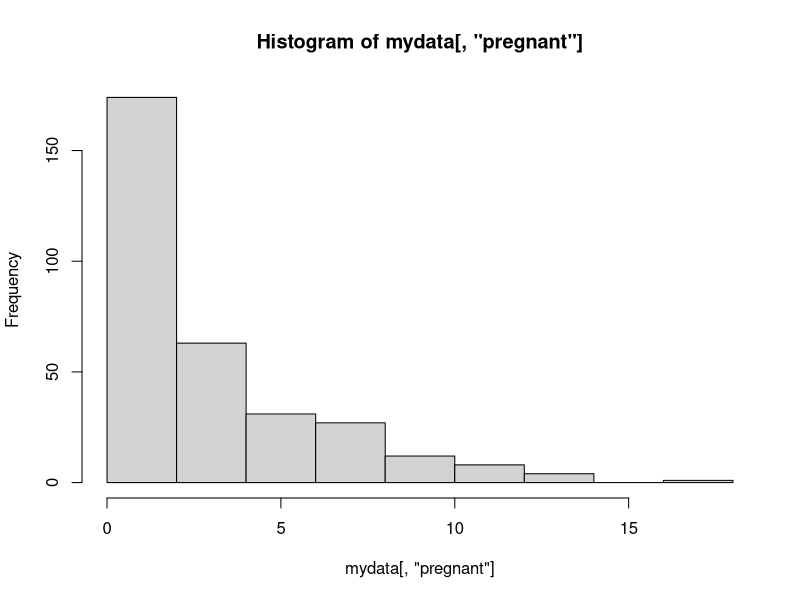
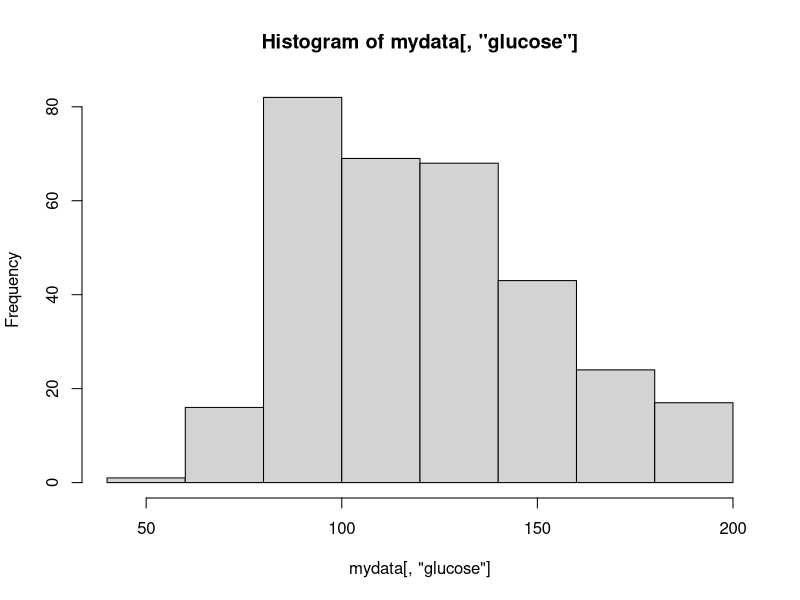
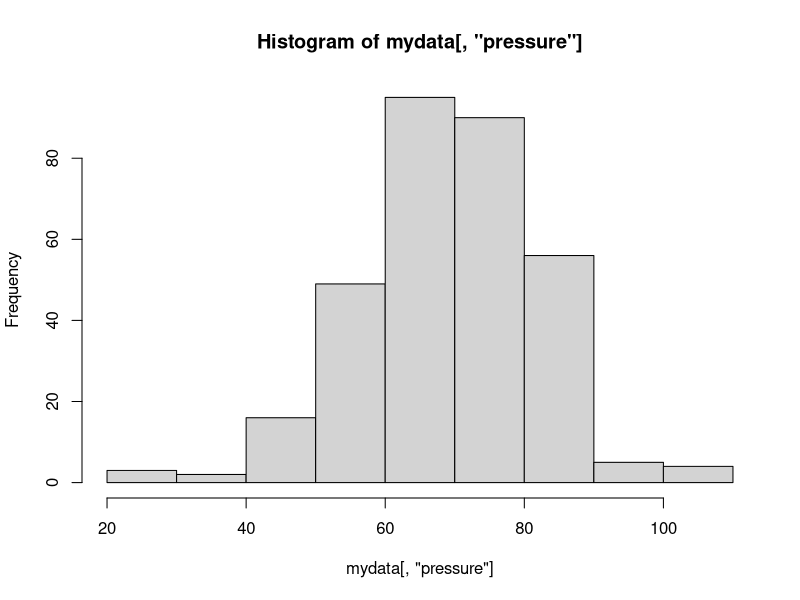
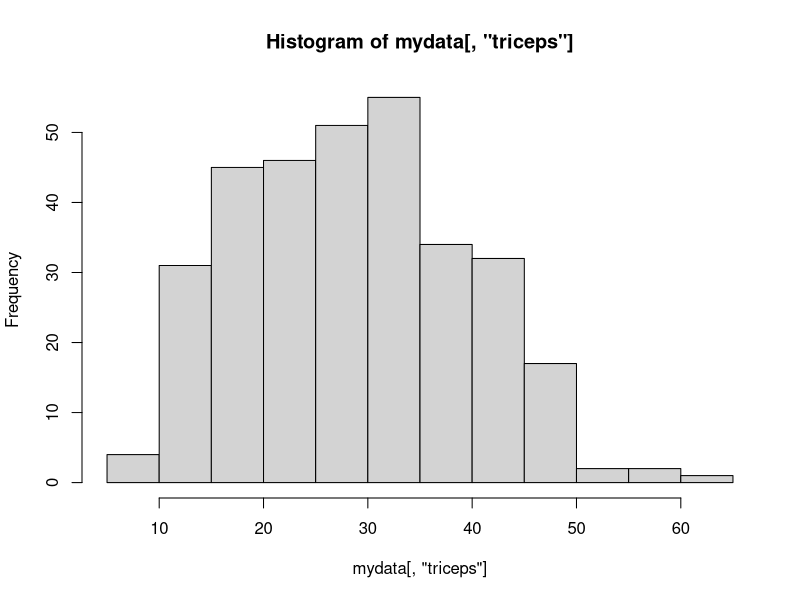

Reproduce these figures in R, in order. (Note: this script raises an error after producing the figures.)
# 10 December 2020 
# Student Name: Tom Meehan
# Student ID: 18220975

setwd("C:/Users/meeha/OneDrive/College/Statistics/Project")

library(tidyverse)
library(dplyr)
library(ggplot2)
library(car)

# Question 1 - Load the pima Indians dataset into R

data = read.csv(file = "MA6101data.csv",header = TRUE)

#Question 2 - Set the random number seed in R as your UL student number

set.seed(18220975)

#Question 3 - Extract a random sample of 320 rows

mydata = sample_n(data,320)

#Question 4 - Explore the mydata dataset

#a) Summarise each variable and provide appropriate statistics and confidence intervals

# Summarises the entire data set
summary(mydata)

# Summarises Pregnancies 
mean(mydata$pregnant)
median(mydata$pregnant)
var(mydata$pregnant)
quantile(mydata$pregnant,c(0.25,0.75))
hist(mydata[ ,"pregnant"])

#Pregnancy 95% confidence intervals

s1 <- sqrt(var(mydata[,2]))
x_bar1 <- mean(mydata[,2])
x_bar1+c(-1.96,1.96)*s1/sqrt(320)

#Summarises glucose levels
mean(mydata$glucose)
median(mydata$glucose)
var(mydata$glucose)
quantile(mydata$glucose,c(0.25,0.75))
hist(mydata[ ,"glucose"])

#Glucose 95% confidence intervals

s2 <- sqrt(var(mydata[,3]))
x_bar2 <- mean(mydata[,3])
x_bar2+c(-1.96,1.96)*s2/sqrt(320)

#Summarises blood pressure
mean(mydata$pressure)
median(mydata$pressure)
var(mydata$pressure)
quantile(mydata$pressure,c(0.25,0.75))
hist(mydata[ ,"pressure"])

#Blood Pressure 95% confidence intervals

s3 <- sqrt(var(mydata[,4]))
x_bar3 <- mean(mydata[,4])
x_bar3+c(-1.96,1.96)*s3/sqrt(320)

#Summarises triceps
mean(mydata$triceps)
median(mydata$triceps)
var(mydata$triceps)
quantile(mydata$triceps,c(0.25,0.75))
hist(mydata[ ,"triceps"])

#Triceps 95% confidence intervals

s4 <- sqrt(var(mydata[,5]))
x_bar4 <- mean(mydata[,5])
x_bar4+c(-1.96,1.96)*s5/sqrt(320)

#Summarises Insulin level
mean(mydata$insulin)
median(mydata$insulin)
var(mydata$insulin)
quantile(mydata$insulin,c(0.25,0.75))
hist(mydata[ ,"insulin"])

#Insulin 95% confidence intervals

s5 <- sqrt(var(mydata[,6]))
x_bar5 <- mean(mydata[,6])
x_bar5+c(-1.96,1.96)*s5/sqrt(320)

#Summarises BMI
mean(mydata$mass)
median(mydata$mass)
var(mydata$mass)
quantile(mydata$mass,c(0.25,0.75))
hist(mydata[ ,"mass"])

#Mass 95% confidence intervals

s6 <- sqrt(var(mydata[,7]))
x_bar6 <- mean(mydata[,7])
x_bar6+c(-1.96,1.96)*s6/sqrt(320)

#Summarises age
mean(mydata$age)
median(mydata$age)
var(mydata$age)
quantile(mydata$age,c(0.25,0.75))
hist(mydata[ ,"age"])

#Age function 95% confidence intervals

s7 <- sqrt(var(mydata[,8]))
x_bar7 <- mean(mydata[,8])
x_bar7+c(-1.96,1.96)*s7/sqrt(320)

#Summarises diabetes

# Create a function for finding the mode.
getmode <- function(v) {
  uniqv <- unique(v)
  uniqv[which.max(tabulate(match(v, uniqv)))]
}

summary(mydata$diabetes)
getmode(mydata$diabetes)


#Summarises risk
mean(mydata$Risk)
median(mydata$Risk)
var(mydata$Risk)
quantile(mydata$Risk,c(0.25,0.75))
hist(mydata[ ,"Risk"])

#Risk 95% confidence intervals

s9 <- sqrt(var(mydata[,10]))
x_bar9 <- mean(mydata[,10])
x_bar9+c(-1.96,1.96)*s9/sqrt(320)

#b) 
#Compare the distribution for people with and without diabetes for the following variables:
#glucose
#pressure
#insulin

#Comparing Glucose and diabetes

ggplot(aes(y=glucose,x = diabetes),data=mydata) + geom_boxplot()+ylab("Glucose")

#Comparing pressure and diabetes

ggplot(aes(y=pressure,x = diabetes),data=mydata) + geom_boxplot()+ylab("Pressure")

#Comparing Insulin and diabetes

ggplot(aes(y=insulin,x = diabetes),data=mydata) + geom_boxplot()+ylab("Insulin")

#C) Test the significance of the mean glucose for those with and without diabetes

# Creates data for all negative and positive results.
mydata_neg<-mydata[mydata$diabetes == "neg",]
mydata_pos<-mydata[mydata$diabetes == "pos",]

# H0 : m1 - m2 = 0, Ha : m1 - m2 != 0
t.test(mydata_neg$glucose, mydata_pos$glucose,
       alternative = c("two.sided"),
       var.equal=TRUE,
       mu = 0)

#D) Use scatter plots and correlation to predict risk score.

# Risk V Pregnancy
model1 <- lm(Risk ~pregnant,data = mydata)
summary(model1)

plot(model1)
hist(model1$residuals)


plot(mydata$Risk,mydata$pregnant)
abline(model1,col="blue")

#Predictions

predict(model1, newdata = list(pregnant = 3), interval = "prediction",level=0.95)

# Risk V Glucose
model2 <- lm(Risk ~glucose,data = mydata)
summary(model2)

plot(model2)
hist(model2$residuals)


plot(mydata$Risk,mydata$glucose)
abline(model2,col="blue")

#Predictions

predict(model2, newdata = list(glucose = 122), interval = "prediction",level=0.95)

# Risk V Pressure
model3 <- lm(Risk ~pressure,data = mydata)
summary(model3)

plot(model3)
hist(model3$residuals)


plot(mydata$Risk,mydata$pressure)
abline(model3,col="blue")

#Predictions

predict(model3, newdata = list(pressure = 71), interval = "prediction",level=0.95)

# Risk V Triceps
model4 <- lm(Risk ~triceps,data = mydata)
summary(model4)

plot(model4)
hist(model4$residuals)

plot(mydata$Risk,mydata$triceps)
abline(model1,col="blue")

#Predictions

predict(model4, newdata = list(triceps = 29), interval = "prediction",level=0.95)

# Risk V Insulin
model5 <- lm(Risk ~insulin,data = mydata)
summary(model5)

plot(model5)
hist(model5$residuals)

plot(mydata$Risk,mydata$insulin)
abline(model1,col="blue")

#Predictions

predict(model5, newdata = list(insulin = 157), interval = "prediction",level=0.95)

# Risk V mass
model6 <- lm(Risk ~mass,data = mydata)
summary(model6)

plot(model6)
hist(model6$residuals)


plot(mydata$Risk,mydata$mass)
abline(model6,col="blue")

#Predictions

predict(model6, newdata = list(mass = 33), interval = "prediction",level=0.95)

# Risk V Age
model7 <- lm(Risk ~age,data = mydata)
summary(model7)

plot(model7)
hist(model7$residuals)


plot(mydata$Risk,mydata$age)
abline(model7,col="blue")

#Predictions

predict(model7, newdata = list(age = 31), interval = "prediction",level=0.95)

# Risk V Diabetes
model8 <- lm(Risk ~diabetes,data = mydata)
summary(model8)

plot(model8)
hist(model8$residuals)

#Predictions

predict(model8, newdata = list(diabetes = "pos"), interval = "prediction",level=0.95)
predict(model8, newdata = list(diabetes = "neg"), interval = "prediction",level=0.95)
